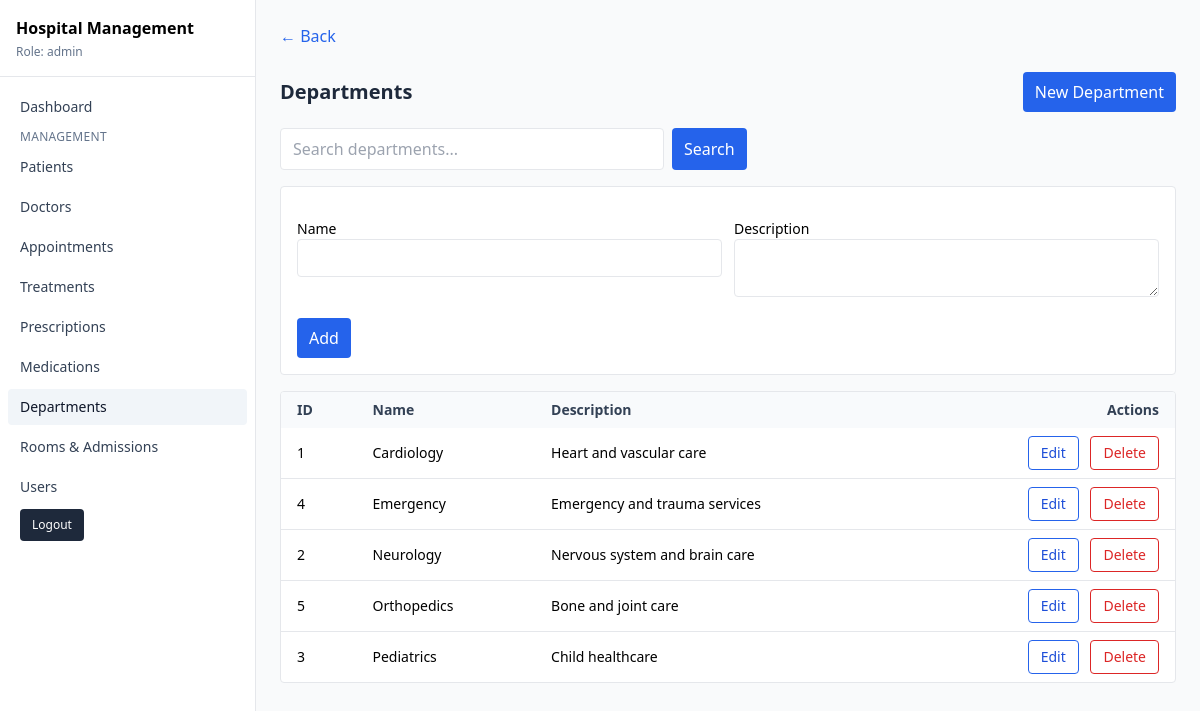
The app's page /dashboard/manage-departments.php (signed in) with its own data.
### tables this page shows
CREATE TABLE IF NOT EXISTS departments (
  id INT AUTO_INCREMENT PRIMARY KEY,
  name VARCHAR(150) NOT NULL UNIQUE,
  description TEXT NULL
);

### config.php (called while the page is built, shortened)
<?php
function get_pagination_params(int $defaultPerPage = 10): array
{
	$page = max(1, (int)($_GET['page'] ?? 1));
	$per = (int)($_GET['per'] ?? $defaultPerPage);
	$offset = ($page - 1) * $per;
	$q = trim((string)($_GET['q'] ?? ''));
	return ['page' => $page, 'per' => $per, 'offset' => $offset, 'limit' => $per, 'q' => $q];
}

### database.php (called while the page is built, shortened)
<?php
require_once __DIR__ . '/config.php';
function db(): PDO
{
	$dsn = 'mysql:host=' . DB_HOST . ';dbname=' . DB_NAME . ';charset=utf8mb4';
	$options = [
		PDO::ATTR_ERRMODE => PDO::ERRMODE_EXCEPTION,
		PDO::ATTR_DEFAULT_FETCH_MODE => PDO::FETCH_ASSOC,
		PDO::ATTR_EMULATE_PREPARES => false,
	];
	$pdo = new PDO($dsn, DB_USER, DB_PASS, $options);
	return $pdo;
}
function departments_list(string $q, int $limit, int $offset): array
{
	$pdo = db();
	$where = '';
	$params = [];
	$limit = (int)$limit;
	$offset = (int)$offset;
	$querySql = 'SELECT * FROM departments' . $where . ' ORDER BY name LIMIT ' . $limit . ' OFFSET ' . $offset;
	$stmt = $pdo->prepare($querySql);
	$stmt->execute($params);
	$rows = $stmt->fetchAll();
	$countSql = 'SELECT COUNT(*) FROM departments' . ($q !== '' ? ' WHERE name LIKE ? OR description LIKE ?' : '');
	$countStmt = $pdo->prepare($countSql);
	if ($q !== '') {
		$countStmt->execute([$like, $like]);
	} else {
		$countStmt->execute();
	}
	$total = (int)$countStmt->fetchColumn();
	return ['rows' => $rows, 'total' => $total];
}

### dashboard/manage-departments.php (the view, shortened to what this page needs)
<?php
require_once __DIR__ . '/../database.php';
$p = get_pagination_params(10);
$data = departments_list($p['q'], $p['limit'], $p['offset']);
$rows = $data['rows'];
$editId = isset($_GET['edit']) ? (int)$_GET['edit'] : 0;
$editRow = $editId ? departments_get($editId) : null;
?>
<!doctype html>
<html>
<head>
  <script src="https://cdn.tailwindcss.com"></script>
</head>
<body class="bg-gray-50">
  <?php include __DIR__ . '/sidebar.php'; ?>
  <main class="md:ml-64 max-w-6xl mx-auto p-6">
    <div class="mb-6"><a class="text-blue-600 hover:underline" href="index.php">← Back</a></div>
    <div class="flex items-center justify-between mb-4">
      <h2 class="text-xl font-semibold text-slate-800"><?= $editRow ? 'Edit Department' : 'Departments' ?></h2>
      <?php if (!$editRow): ?>
        <a href="#department-form" class="inline-flex items-center rounded bg-blue-600 px-3 py-2 text-white hover:bg-blue-700">New Department</a>
      <?php endif; ?>
    </div>
    <form method="get" class="mb-4 flex gap-2">
      <input class="border rounded px-3 py-2 w-full max-w-sm" name="q" placeholder="Search departments..." value="<?= htmlspecialchars($p['q']) ?>" />
      <button class="inline-flex items-center rounded bg-blue-600 text-white px-3 py-2 hover:bg-blue-700" type="submit">Search</button>
    </form>
    <form id="department-form" method="post" class="bg-white border rounded p-4 space-y-4">
      <div class="grid sm:grid-cols-2 gap-3">
        <label class="block text-sm">Name<input class="w-full border rounded px-3 py-2" name="name" value="<?= htmlspecialchars($editRow['name'] ?? '') ?>" required /></label>
        <label class="block text-sm">Description<textarea class="w-full border rounded px-3 py-2" name="description"><?= htmlspecialchars($editRow['description'] ?? '') ?></textarea></label>
      </div>
      <div class="flex items-center gap-2">
        <button class="rounded bg-blue-600 text-white px-3 py-2"><?= $editRow ? 'Update' : 'Add' ?></button>
      </div>
    </form>
    <div class="overflow-x-auto rounded border bg-white mt-4">
      <table class="min-w-full text-sm">
        <thead class="bg-slate-50 text-slate-700">
          <tr>
            <th class="text-left px-4 py-2">ID</th>
            <th class="text-left px-4 py-2">Name</th>
            <th class="text-left px-4 py-2">Description</th>
            <th class="text-right px-4 py-2">Actions</th>
          </tr>
        </thead>
        <tbody class="divide-y">
          <?php foreach ($rows as $r): ?>
            <tr>
              <td class="px-4 py-2"><?= (int)$r['id'] ?></td>
              <td class="px-4 py-2"><?= htmlspecialchars($r['name']) ?></td>
              <td class="px-4 py-2"><?= htmlspecialchars($r['description'] ?? '') ?></td>
              <td class="px-4 py-2 text-right space-x-2">
                <a class="inline-flex items-center px-3 py-1.5 rounded border border-blue-600 text-blue-700 hover:bg-blue-50" href="?edit=<?= (int)$r['id'] ?>">Edit</a>
                <a class="inline-flex items-center px-3 py-1.5 rounded border border-red-600 text-red-600 hover:bg-red-50" href="?delete=<?= (int)$r['id'] ?>" onclick="return confirm('Delete this department?')">Delete</a>
              </td>
            </tr>
          <?php endforeach; ?>
        </tbody>
      </table>
    </div>
  </main>
</body>
</html>

### records on screen
departments: id "1", name "Cardiology", description "Heart and vascular care"
departments: id "4", name "Emergency", description "Emergency and trauma services"
departments: id "2", name "Neurology", description "Nervous system and brain care"
departments: id "5", name "Orthopedics", description "Bone and joint care"
departments: id "3", name "Pediatrics", description "Child healthcare"

### other values on screen
$role "admin"
